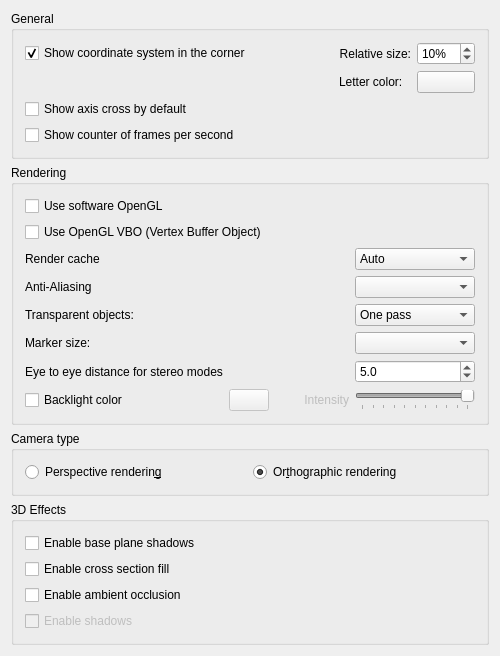
<?xml version="1.0" encoding="UTF-8"?>
<ui version="4.0">
 <class>Gui::Dialog::DlgSettings3DView</class>
 <widget class="QWidget" name="Gui::Dialog::DlgSettings3DView">
  <property name="geometry">
   <rect>
    <x>0</x>
    <y>0</y>
    <width>500</width>
    <height>600</height>
   </rect>
  </property>
  <property name="windowTitle">
   <string>3D View</string>
  </property>
  <layout class="QVBoxLayout" name="verticalLayout_2">
   <item>
    <widget class="QGroupBox" name="GroupBoxGeneral">
     <property name="enabled">
      <bool>true</bool>
     </property>
     <property name="title">
      <string>General</string>
     </property>
     <layout class="QVBoxLayout" name="verticalLayout">
      <item>
       <layout class="QGridLayout" name="gridLayoutCoord">
        <item row="0" column="0">
         <widget class="Gui::PrefCheckBox" name="CheckBox_CornerCoordSystem">
          <property name="toolTip">
           <string>Main coordinate system will always be shown in
lower right corner within opened files</string>
          </property>
          <property name="text">
           <string>Show coordinate system in the corner</string>
          </property>
          <property name="checked">
           <bool>true</bool>
          </property>
          <property name="prefEntry" stdset="0">
           <cstring>CornerCoordSystem</cstring>
          </property>
          <property name="prefPath" stdset="0">
           <cstring>View</cstring>
          </property>
         </widget>
        </item>
        <item row="0" column="1">
         <spacer name="horizontalSpacerCoord">
          <property name="orientation">
           <enum>Qt::Horizontal</enum>
          </property>
          <property name="sizeHint" stdset="0">
           <size>
            <width>40</width>
           </size>
          </property>
         </spacer>
        </item>
        <item row="0" column="2">
         <widget class="QLabel" name="labelCoordSize">
          <property name="text">
           <string>Relative size:</string>
          </property>
          <property name="alignment">
           <set>Qt::AlignRight|Qt::AlignTrailing|Qt::AlignVCenter</set>
          </property>
         </widget>
        </item>
        <item row="0" column="3">
         <widget class="Gui::PrefSpinBox" name="SpinBox_CornerCoordSystemSize">
          <property name="toolTip">
           <string>Size of main coordinate system representation
in the corner -- in % of height/width of viewport</string>
          </property>
          <property name="minimum">
           <number>2</number>
          </property>
          <property name="maximum">
           <number>100</number>
          </property>
          <property name="value">
           <number>10</number>
          </property>
          <property name="suffix">
           <string notr="true">%</string>
          </property>
          <property name="prefEntry" stdset="0">
           <cstring>CornerCoordSystemSize</cstring>
          </property>
          <property name="prefPath" stdset="0">
           <cstring>View</cstring>
          </property>
         </widget>
        </item>
        <item row="1" column="2">
         <widget class="QLabel" name="axisLetterColorLabel">
          <property name="text">
           <string>Letter color:</string>
          </property>
         </widget>
        </item>
        <item row="1" column="3">
         <widget class="Gui::PrefColorButton" name="axisLetterColor">
          <property name="toolTip">
           <string>Axis letter color</string>
          </property>
          <property name="color" stdset="0">
           <color>
            <red>0</red>
            <green>0</green>
            <blue>0</blue>
           </color>
          </property>
          <property name="prefEntry" stdset="0">
           <cstring>AxisLetterColor</cstring>
          </property>
          <property name="prefPath" stdset="0">
           <cstring>View</cstring>
          </property>
         </widget>
        </item>
       </layout>
      </item>
      <item>
       <widget class="Gui::PrefCheckBox" name="CheckBox_ShowAxisCross">
        <property name="toolTip">
         <string>Axis cross will be shown by default at file
opening or creation</string>
        </property>
        <property name="text">
         <string>Show axis cross by default</string>
        </property>
        <property name="prefEntry" stdset="0">
         <cstring>ShowAxisCross</cstring>
        </property>
        <property name="prefPath" stdset="0">
         <cstring>View</cstring>
        </property>
       </widget>
      </item>
      <item>
       <widget class="Gui::PrefCheckBox" name="CheckBox_ShowFPS">
        <property name="toolTip">
         <string>Time needed for last operation and resulting frame rate
will be shown at the lower left corner in opened files</string>
        </property>
        <property name="text">
         <string>Show counter of frames per second</string>
        </property>
        <property name="prefEntry" stdset="0">
         <cstring>ShowFPS</cstring>
        </property>
        <property name="prefPath" stdset="0">
         <cstring>View</cstring>
        </property>
       </widget>
      </item>
     </layout>
    </widget>
   </item>
   <item>
    <widget class="QGroupBox" name="GroupBox12">
     <property name="enabled">
      <bool>true</bool>
     </property>
     <property name="title">
      <string>Rendering</string>
     </property>
     <layout class="QVBoxLayout" name="verticalLayout_3">
      <item>
       <widget class="Gui::PrefCheckBox" name="CheckBox_use_SW_OpenGL">
        <property name="toolTip">
         <string>This option is useful for troubleshooting graphics card and driver problems.

Changing this option requires a restart of the application.</string>
        </property>
        <property name="text">
         <string>Use software OpenGL</string>
        </property>
        <property name="prefEntry" stdset="0">
         <cstring>UseSoftwareOpenGL</cstring>
        </property>
        <property name="prefPath" stdset="0">
         <cstring>OpenGL</cstring>
        </property>
       </widget>
      </item>
      <item>
       <widget class="Gui::PrefCheckBox" name="CheckBox_useVBO">
        <property name="toolTip">
         <string>If selected, Vertex Buffer Objects (VBO) will be used.
A VBO is an OpenGL feature that provides methods for uploading
vertex data (position, normal vector, color, etc.) to the graphics card.
VBOs offer substantial performance gains because the data resides
in the graphics memory rather than the system memory and so it
can be rendered directly by GPU.

Note: Sometimes this feature may lead to a host of different
issues ranging from graphical anomalies to GPU crash bugs. Remember to
report this setting as enabled when seeking support on the FreeCAD forums</string>
        </property>
        <property name="text">
         <string>Use OpenGL VBO (Vertex Buffer Object)</string>
        </property>
        <property name="prefEntry" stdset="0">
         <cstring>UseVBO</cstring>
        </property>
        <property name="prefPath" stdset="0">
         <cstring>View</cstring>
        </property>
       </widget>
      </item>
      <item>
       <layout class="QGridLayout" name="gridLayout">
        <item row="0" column="0">
         <widget class="QLabel" name="renderCacheLabel">
          <property name="text">
           <string>Render cache</string>
          </property>
         </widget>
        </item>
        <item row="0" column="4">
         <widget class="QComboBox" name="renderCache">
          <property name="minimumSize">
           <size>
            <width>120</width>
            <height>0</height>
           </size>
          </property>
          <property name="toolTip">
           <string>'Render Caching' is another way to say 'Rendering Acceleration'.
There are 3 options available to achieve this:
1) 'Auto' (default), let Coin3D decide where to cache.
2) 'Distributed', manually turn on cache for all view provider root node.
3) 'Centralized', manually turn off cache in all nodes of all view provider, and
only cache at the scene graph root node. This offers the fastest rendering speed
but slower response to any scene changes.</string>
          </property>
          <property name="currentIndex">
           <number>0</number>
          </property>
          <item>
           <property name="text">
            <string>Auto</string>
           </property>
          </item>
          <item>
           <property name="text">
            <string>Distributed</string>
           </property>
          </item>
          <item>
           <property name="text">
            <string>Centralized</string>
           </property>
          </item>
         </widget>
        </item>
        <item row="1" column="0">
         <widget class="QLabel" name="aliasingLAbel">
          <property name="text">
           <string>Anti-Aliasing</string>
          </property>
         </widget>
        </item>
        <item row="1" column="4">
         <widget class="QComboBox" name="comboAliasing">
          <property name="minimumSize">
           <size>
            <width>120</width>
            <height>0</height>
           </size>
          </property>
          <property name="toolTip">
           <string>What kind of multisample anti-aliasing is used</string>
          </property>
         </widget>
        </item>
        <item row="2" column="0">
         <widget class="QLabel" name="transparentRenderLabel">
          <property name="toolTip">
           <string/>
          </property>
          <property name="text">
           <string>Transparent objects:</string>
          </property>
         </widget>
        </item>
        <item row="2" column="4">
         <widget class="Gui::PrefComboBox" name="comboTransparentRender">
          <property name="minimumSize">
           <size>
            <width>120</width>
            <height>0</height>
           </size>
          </property>
          <property name="toolTip">
           <string>Render types of transparent objects</string>
          </property>
          <property name="prefEntry" stdset="0">
           <cstring>TransparentObjectRenderType</cstring>
          </property>
          <property name="prefPath" stdset="0">
           <cstring>View</cstring>
          </property>
          <item>
           <property name="text">
            <string>One pass</string>
           </property>
          </item>
          <item>
           <property name="text">
            <string>Backface pass</string>
           </property>
          </item>
         </widget>
        </item>
        <item row="3" column="0">
         <widget class="QLabel" name="markerSizeLabel">
          <property name="toolTip">
           <string/>
          </property>
          <property name="text">
           <string>Marker size:</string>
          </property>
         </widget>
        </item>
        <item row="3" column="4">
         <widget class="QComboBox" name="boxMarkerSize">
          <property name="minimumSize">
           <size>
            <width>120</width>
            <height>0</height>
           </size>
          </property>
          <property name="toolTip">
           <string>Size of vertices in the Sketcher, TechDraw and other workbenches</string>
          </property>
         </widget>
        </item>
        <item row="4" column="0">
         <widget class="QLabel" name="textLabel1">
          <property name="text">
           <string>Eye to eye distance for stereo modes</string>
          </property>
         </widget>
        </item>
        <item row="4" column="4">
         <widget class="Gui::PrefDoubleSpinBox" name="FloatSpinBox_EyeDistance">
          <property name="minimumSize">
           <size>
            <width>120</width>
            <height>0</height>
           </size>
          </property>
          <property name="toolTip">
           <string>Eye-to-eye distance used for stereo projections.
The specified value is a factor that will be multiplied with the
bounding box size of the 3D object that is currently displayed.</string>
          </property>
          <property name="decimals">
           <number>1</number>
          </property>
          <property name="minimum">
           <double>0.100000000000000</double>
          </property>
          <property name="maximum">
           <double>1000.000000000000000</double>
          </property>
          <property name="singleStep">
           <double>2.000000000000000</double>
          </property>
          <property name="value">
           <double>5.000000000000000</double>
          </property>
          <property name="prefEntry" stdset="0">
           <cstring>EyeDistance</cstring>
          </property>
          <property name="prefPath" stdset="0">
           <cstring>View</cstring>
          </property>
         </widget>
        </item>
        <item row="5" column="0">
         <widget class="Gui::PrefCheckBox" name="checkBoxBacklight">
          <property name="toolTip">
           <string>Backlight is enabled with the defined color</string>
          </property>
          <property name="text">
           <string>Backlight color</string>
          </property>
          <property name="prefEntry" stdset="0">
           <cstring>EnableBacklight</cstring>
          </property>
          <property name="prefPath" stdset="0">
           <cstring>View</cstring>
          </property>
         </widget>
        </item>
        <item row="5" column="1">
         <widget class="Gui::PrefColorButton" name="backlightColor">
          <property name="enabled">
           <bool>false</bool>
          </property>
          <property name="toolTip">
           <string>Backlight color</string>
          </property>
          <property name="color" stdset="0">
           <color>
            <red>255</red>
            <green>255</green>
            <blue>255</blue>
           </color>
          </property>
          <property name="prefEntry" stdset="0">
           <cstring>BacklightColor</cstring>
          </property>
          <property name="prefPath" stdset="0">
           <cstring>View</cstring>
          </property>
         </widget>
        </item>
        <item row="5" column="2">
         <spacer name="horizontalSpacer">
          <property name="orientation">
           <enum>Qt::Horizontal</enum>
          </property>
          <property name="sizeHint" stdset="0">
           <size>
            <width>40</width>
            <height>20</height>
           </size>
          </property>
         </spacer>
        </item>
        <item row="5" column="3">
         <widget class="QLabel" name="backlightLabel">
          <property name="enabled">
           <bool>false</bool>
          </property>
          <property name="toolTip">
           <string/>
          </property>
          <property name="text">
           <string>Intensity</string>
          </property>
          <property name="alignment">
           <set>Qt::AlignRight|Qt::AlignTrailing|Qt::AlignVCenter</set>
          </property>
         </widget>
        </item>
        <item row="5" column="4">
         <widget class="Gui::PrefSlider" name="sliderIntensity">
          <property name="enabled">
           <bool>false</bool>
          </property>
          <property name="sizePolicy">
           <sizepolicy hsizetype="Fixed" vsizetype="Fixed">
            <horstretch>0</horstretch>
            <verstretch>0</verstretch>
           </sizepolicy>
          </property>
          <property name="minimumSize">
           <size>
            <width>120</width>
            <height>0</height>
           </size>
          </property>
          <property name="toolTip">
           <string>Intensity of the backlight</string>
          </property>
          <property name="maximum">
           <number>100</number>
          </property>
          <property name="singleStep">
           <number>1</number>
          </property>
          <property name="value">
           <number>100</number>
          </property>
          <property name="orientation">
           <enum>Qt::Horizontal</enum>
          </property>
          <property name="tickPosition">
           <enum>QSlider::TicksBelow</enum>
          </property>
          <property name="tickInterval">
           <number>10</number>
          </property>
          <property name="prefEntry" stdset="0">
           <cstring>BacklightIntensity</cstring>
          </property>
          <property name="prefPath" stdset="0">
           <cstring>View</cstring>
          </property>
         </widget>
        </item>
       </layout>
      </item>
     </layout>
    </widget>
   </item>
   <item>
    <widget class="QGroupBox" name="groupBoxCamera">
     <property name="title">
      <string>Camera type</string>
     </property>
     <layout class="QGridLayout" name="gridLayout1">
      <property name="leftMargin">
       <number>11</number>
      </property>
      <property name="topMargin">
       <number>11</number>
      </property>
      <property name="rightMargin">
       <number>11</number>
      </property>
      <property name="bottomMargin">
       <number>11</number>
      </property>
      <property name="spacing">
       <number>6</number>
      </property>
      <item row="0" column="0">
       <widget class="Gui::PrefRadioButton" name="radioPerspective">
        <property name="toolTip">
         <string>Objects will appear in a perspective projection</string>
        </property>
        <property name="text">
         <string>Perspective renderin&amp;g</string>
        </property>
        <property name="prefEntry" stdset="0">
         <cstring>Perspective</cstring>
        </property>
        <property name="prefPath" stdset="0">
         <cstring>View</cstring>
        </property>
       </widget>
      </item>
      <item row="0" column="1">
       <widget class="Gui::PrefRadioButton" name="radioOrthographic">
        <property name="toolTip">
         <string>Objects will be projected in orthographic projection</string>
        </property>
        <property name="text">
         <string>Or&amp;thographic rendering</string>
        </property>
        <property name="checked">
         <bool>true</bool>
        </property>
        <property name="prefEntry" stdset="0">
         <cstring>Orthographic</cstring>
        </property>
        <property name="prefPath" stdset="0">
         <cstring>View</cstring>
        </property>
       </widget>
      </item>
     </layout>
    </widget>
   </item>
   <item>
    <widget class="QGroupBox" name="group3DEffects">
     <property name="title">
      <string>3D Effects</string>
     </property>
     <layout class="QVBoxLayout" name="verticalLayout_1">
      <property name="spacing">
       <number>6</number>
      </property>
      <item>
       <widget class="Gui::PrefCheckBox" name="checkBox_EnableBasePlaneShadows">
        <property name="text">
         <string>Enable base plane shadows</string>
        </property>
        <property name="prefEntry" stdset="0">
         <cstring>EnBasePlaneShadows</cstring>
        </property>
        <property name="prefPath" stdset="0">
         <cstring>3DEffects</cstring>
        </property>
       </widget>
      </item>
      <item>
       <widget class="Gui::PrefCheckBox" name="checkBox_EnableCrossSectionFill">
        <property name="text">
         <string>Enable cross section fill</string>
        </property>
        <property name="prefEntry" stdset="0">
         <cstring>EnSectionFill</cstring>
        </property>
        <property name="prefPath" stdset="0">
         <cstring>3DEffects</cstring>
        </property>
       </widget>
      </item>
      <item>
       <widget class="Gui::PrefCheckBox" name="checkBox_EnableAmbientOcclusion">
        <property name="text">
         <string>Enable ambient occlusion</string>
        </property>
        <property name="prefEntry" stdset="0">
         <cstring>EnSSAO</cstring>
        </property>
        <property name="prefPath" stdset="0">
         <cstring>3DEffects</cstring>
        </property>
       </widget>
      </item>
      <item>
       <widget class="Gui::PrefCheckBox" name="checkBox_EnableShadows">
        <property name="enabled">
         <bool>false</bool>
        </property>
        <property name="text">
         <string>Enable shadows</string>
        </property>
        <property name="prefEntry" stdset="0">
         <cstring>EnShadows</cstring>
        </property>
        <property name="prefPath" stdset="0">
         <cstring>3DEffects</cstring>
        </property>
       </widget>
      </item>
     </layout>
    </widget>
   </item>
   <item>
    <spacer>
     <property name="orientation">
      <enum>Qt::Vertical</enum>
     </property>
     <property name="sizeHint" stdset="0">
      <size>
       <width>455</width>
       <height>16</height>
      </size>
     </property>
    </spacer>
   </item>
  </layout>
 </widget>
 <layoutdefault spacing="6" margin="11"/>
 <customwidgets>
  <customwidget>
   <class>Gui::ColorButton</class>
   <extends>QPushButton</extends>
   <header>Gui/Widgets.h</header>
  </customwidget>
  <customwidget>
   <class>Gui::PrefCheckBox</class>
   <extends>QCheckBox</extends>
   <header>Gui/PrefWidgets.h</header>
  </customwidget>
  <customwidget>
   <class>Gui::PrefRadioButton</class>
   <extends>QRadioButton</extends>
   <header>Gui/PrefWidgets.h</header>
  </customwidget>
  <customwidget>
   <class>Gui::PrefComboBox</class>
   <extends>QComboBox</extends>
   <header>Gui/PrefWidgets.h</header>
  </customwidget>
  <customwidget>
   <class>Gui::PrefColorButton</class>
   <extends>Gui::ColorButton</extends>
   <header>Gui/PrefWidgets.h</header>
  </customwidget>
  <customwidget>
   <class>Gui::PrefSlider</class>
   <extends>QSlider</extends>
   <header>Gui/PrefWidgets.h</header>
  </customwidget>
  <customwidget>
   <class>Gui::PrefDoubleSpinBox</class>
   <extends>QDoubleSpinBox</extends>
   <header>Gui/PrefWidgets.h</header>
  </customwidget>
  <customwidget>
   <class>Gui::PrefSpinBox</class>
   <extends>QSpinBox</extends>
   <header>Gui/PrefWidgets.h</header>
  </customwidget>
 </customwidgets>
 <resources/>
 <connections>
  <connection>
   <sender>checkBoxBacklight</sender>
   <signal>toggled(bool)</signal>
   <receiver>backlightColor</receiver>
   <slot>setEnabled(bool)</slot>
   <hints>
    <hint type="sourcelabel">
     <x>161</x>
     <y>227</y>
    </hint>
    <hint type="destinationlabel">
     <x>290</x>
     <y>224</y>
    </hint>
   </hints>
  </connection>
  <connection>
   <sender>checkBoxBacklight</sender>
   <signal>toggled(bool)</signal>
   <receiver>sliderIntensity</receiver>
   <slot>setEnabled(bool)</slot>
   <hints>
    <hint type="sourcelabel">
     <x>92</x>
     <y>235</y>
    </hint>
    <hint type="destinationlabel">
     <x>293</x>
     <y>256</y>
    </hint>
   </hints>
  </connection>
  <connection>
   <sender>checkBoxBacklight</sender>
   <signal>toggled(bool)</signal>
   <receiver>backlightLabel</receiver>
   <slot>setEnabled(bool)</slot>
   <hints>
    <hint type="sourcelabel">
     <x>82</x>
     <y>507</y>
    </hint>
    <hint type="destinationlabel">
     <x>316</x>
     <y>507</y>
    </hint>
   </hints>
  </connection>
  <connection>
   <sender>CheckBox_CornerCoordSystem</sender>
   <signal>toggled(bool)</signal>
   <receiver>SpinBox_CornerCoordSystemSize</receiver>
   <slot>setEnabled(bool)</slot>
  </connection>
  <connection>
   <sender>CheckBox_CornerCoordSystem</sender>
   <signal>toggled(bool)</signal>
   <receiver>axisLetterColor</receiver>
   <slot>setEnabled(bool)</slot>
  </connection>
 </connections>
</ui>
